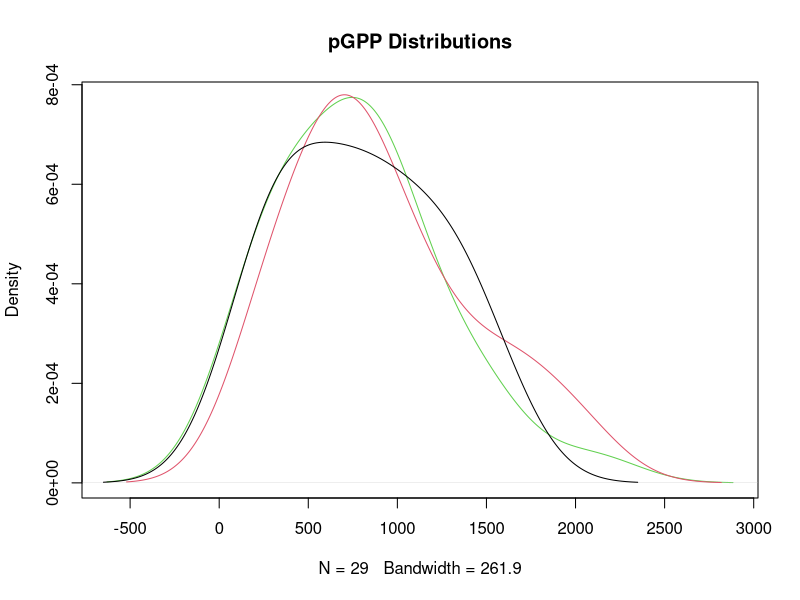
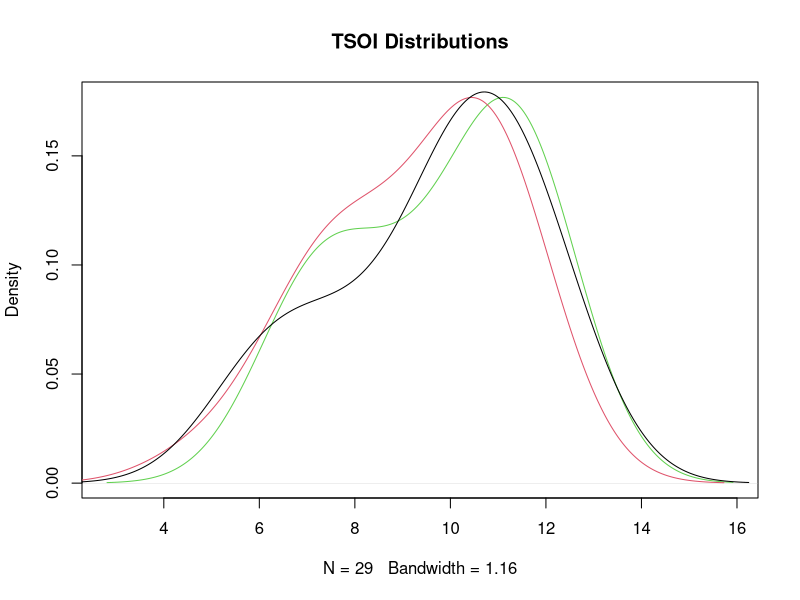
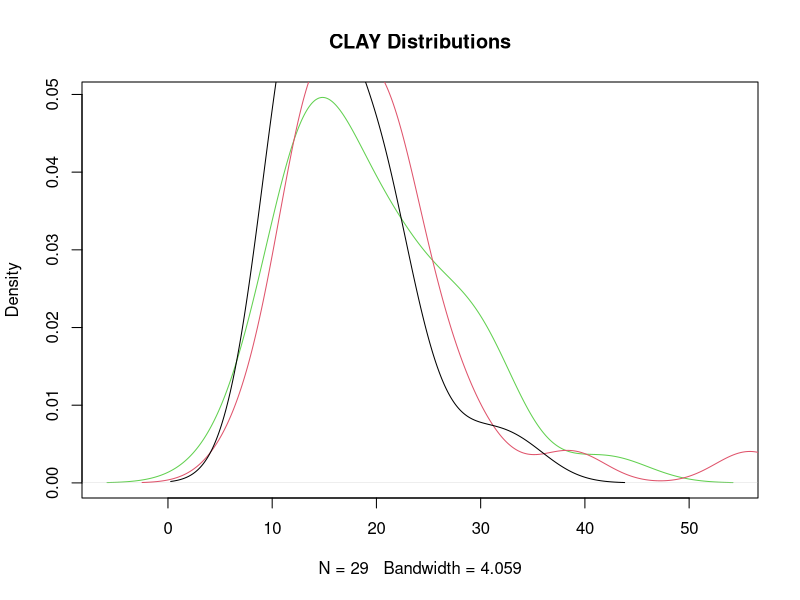
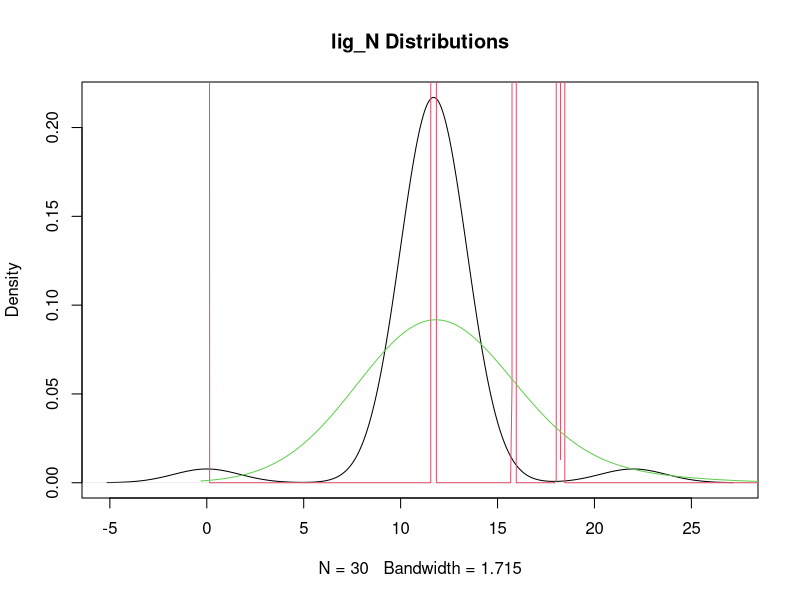

The R script that drew these images, in order:
# Script used to split Reynolds Creek data into 3 equal 
# parts for 3-fold cross validation

# Stratified sampling used to ensure 3 data parts contain 
#  similar representations of SOC across the Reynolds Creek 
#  landscape

library(dplyr)

# Set working drive
setwd("C:/github/MIMICS_HiRes")

# Load the Reynolds Creek dataset
rcdf <- read.csv("RCrk_Modelling_Data/RCrk_SOC_Cal+Val.csv", as.is=T)
rcdf$pGPP <- rcdf$pGPP + 400

#Create unique ID for each sample
rcdf$ID <- paste0("ID", seq(1, nrow(rcdf), 1))

# Create bins for sampling stratification based on productivity
rcdf <- rcdf %>% mutate(bin = ntile(pGPP, n=5))

# Create samples stratified by bin number
strat_sample <- rcdf %>%
  group_by(bin) %>%
  sample_n(size=6)

strat_sample2 <- rcdf %>%
  filter(!ID %in% strat_sample$ID) %>%
  group_by(bin) %>%
  sample_n(size=6)

strat_sample3 <- rcdf %>%
  filter(!ID %in% strat_sample$ID) %>%
  filter(!ID %in% strat_sample2$ID)


# pGPP distribution plots
pGPP_d1 <- density(strat_sample$pGPP, adjust = 1.3) 
pGPP_d2 <- density(strat_sample2$pGPP, adjust = 1.3) 
pGPP_d3 <- density(strat_sample3$pGPP, adjust = 1.3) 

plot(pGPP_d3, col=3, main="pGPP Distributions")
lines(pGPP_d2, col=2)
lines(pGPP_d1, col=1)


# TSOI distribution plots
TSOI_d1 <- density(strat_sample$TSOI, adjust = 1.3) 
TSOI_d2 <- density(strat_sample2$TSOI, adjust = 1.3) 
TSOI_d3 <- density(strat_sample3$TSOI, adjust = 1.3) 

plot(TSOI_d3, col=3, main="TSOI Distributions")
lines(TSOI_d2, col=2)
lines(TSOI_d1, col=1)


# CLAY distribution plots
CLAY_d1 <- density(strat_sample$CLAY, adjust = 1.3) 
CLAY_d2 <- density(strat_sample2$CLAY, adjust = 1.3) 
CLAY_d3 <- density(strat_sample3$CLAY, adjust = 1.3) 

plot(CLAY_d3, col=3, main="CLAY Distributions")
lines(CLAY_d2, col=2)
lines(CLAY_d1, col=1)


# lig_N distribution plots
lig_N_d1 <- density(strat_sample$lig_N, adjust = 1.3) 
lig_N_d2 <- density(strat_sample2$lig_N, adjust = 1.3) 
lig_N_d3 <- density(strat_sample3$lig_N, adjust = 1.3) 

plot(lig_N_d1, col=1, main="lig_N Distributions")
lines(lig_N_d2, col=2)
lines(lig_N_d3, col=3)


### Save the distribution groups
strat_sample$cv_group <- 1
strat_sample2$cv_group <- 2
strat_sample3$cv_group <- 3

out_df <- rbind(strat_sample, strat_sample2, strat_sample3)
write.csv(out_df, "MC_cross-val_data.csv")

